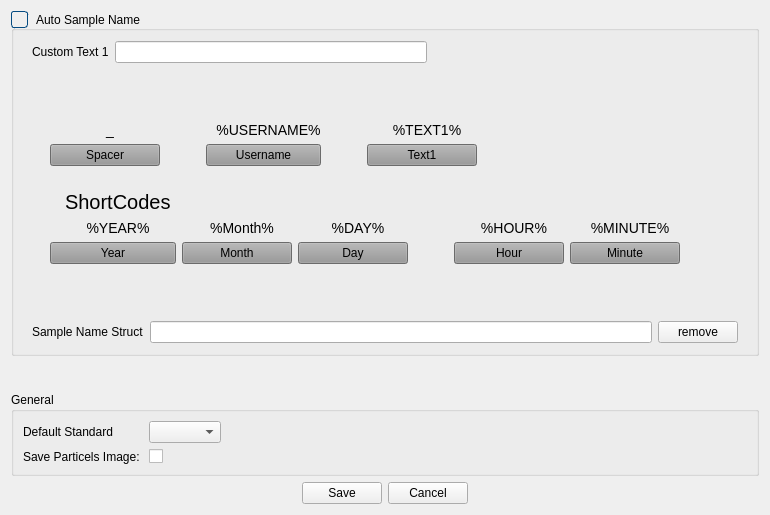
               <widget class="QWidget" name="settingpage_sample_tab">
                <property name="styleSheet">
                 <string notr="true"/>
                </property>
                <attribute name="title">
                 <string>Sample</string>
                </attribute>
                <layout class="QVBoxLayout" name="verticalLayout_41">
                 <item>
                  <widget class="QGroupBox" name="settingpage_sample_auto_name_groupbox">
                   <property name="styleSheet">
                    <string notr="true">QGroupBox::indicator:checked {
	image: url(:/assets/Assets/icons/icons8-check-50.png);
	background-color: rgb(6, 76, 130);
}

QGroupBox::indicator {
	width: 15px;
    height: 15px;
	border:1px solid rgb(6, 76, 130);
	border-radius: 3px;
}
</string>
                   </property>
                   <property name="title">
                    <string>Auto Sample Name</string>
                   </property>
                   <property name="checkable">
                    <bool>true</bool>
                   </property>
                   <layout class="QVBoxLayout" name="verticalLayout_42">
                    <item>
                     <widget class="QFrame" name="settingpage_sample_autoname_frame">
                      <layout class="QVBoxLayout" name="verticalLayout_44">
                       <property name="topMargin">
                        <number>1</number>
                       </property>
                       <property name="bottomMargin">
                        <number>1</number>
                       </property>
                       <item>
                        <layout class="QGridLayout" name="gridLayout_9">
                         <item row="0" column="1">
                          <widget class="QLineEdit" name="settingpage_sample_text1_input"/>
                         </item>
                         <item row="0" column="0">
                          <widget class="QLabel" name="label_68">
                           <property name="text">
                            <string>Custom Text 1</string>
                           </property>
                          </widget>
                         </item>
                         <item row="0" column="2">
                          <spacer name="horizontalSpacer_95">
                           <property name="orientation">
                            <enum>Qt::Horizontal</enum>
                           </property>
                           <property name="sizeHint" stdset="0">
                            <size>
                             <width>40</width>
                             <height>20</height>
                            </size>
                           </property>
                          </spacer>
                         </item>
                        </layout>
                       </item>
                       <item>
                        <spacer name="verticalSpacer_42">
                         <property name="orientation">
                          <enum>Qt::Vertical</enum>
                         </property>
                         <property name="sizeType">
                          <enum>QSizePolicy::Fixed</enum>
                         </property>
                         <property name="sizeHint" stdset="0">
                          <size>
                           <width>20</width>
                           <height>40</height>
                          </size>
                         </property>
                        </spacer>
                       </item>
                       <item>
                        <widget class="QFrame" name="verticalFrame">
                         <property name="styleSheet">
                          <string notr="true">QPushButton{
min-width:100px;
background-color: rgb(150,150,150);
}


QPushButton:hover{
background-color: rgb(50,50,50);
}




QLabel
{
	font-size: 14px;
	max-width:200px;
	min-width:100px;
	margin-left:10px;
	
}
</string>
                         </property>
                         <layout class="QVBoxLayout" name="verticalLayout_46">
                          <property name="topMargin">
                           <number>12</number>
                          </property>
                          <property name="bottomMargin">
                           <number>22</number>
                          </property>
                          <item>
                           <widget class="QFrame" name="gridFrame_3">
                            <property name="styleSheet">
                             <string notr="true"/>
                            </property>
                            <layout class="QGridLayout" name="gridLayout_23">
                             <property name="topMargin">
                              <number>1</number>
                             </property>
                             <item row="0" column="2">
                              <widget class="QLabel" name="label_106">
                               <property name="sizePolicy">
                                <sizepolicy hsizetype="Preferred" vsizetype="Preferred">
                                 <horstretch>0</horstretch>
                                 <verstretch>0</verstretch>
                                </sizepolicy>
                               </property>
                               <property name="text">
                                <string>%USERNAME%</string>
                               </property>
                               <property name="textFormat">
                                <enum>Qt::AutoText</enum>
                               </property>
                               <property name="scaledContents">
                                <bool>false</bool>
                               </property>
                               <property name="alignment">
                                <set>Qt::AlignCenter</set>
                               </property>
                               <property name="wordWrap">
                                <bool>false</bool>
                               </property>
                              </widget>
                             </item>
                             <item row="1" column="1">
                              <spacer name="horizontalSpacer_104">
                               <property name="orientation">
                                <enum>Qt::Horizontal</enum>
                               </property>
                               <property name="sizeType">
                                <enum>QSizePolicy::Maximum</enum>
                               </property>
                               <property name="sizeHint" stdset="0">
                                <size>
                                 <width>40</width>
                                 <height>20</height>
                                </size>
                               </property>
                              </spacer>
                             </item>
                             <item row="1" column="3">
                              <spacer name="horizontalSpacer_102">
                               <property name="orientation">
                                <enum>Qt::Horizontal</enum>
                               </property>
                               <property name="sizeType">
                                <enum>QSizePolicy::Maximum</enum>
                               </property>
                               <property name="sizeHint" stdset="0">
                                <size>
                                 <width>40</width>
                                 <height>20</height>
                                </size>
                               </property>
                              </spacer>
                             </item>
                             <item row="0" column="4">
                              <widget class="QLabel" name="label_99">
                               <property name="text">
                                <string>%TEXT1%</string>
                               </property>
                               <property name="alignment">
                                <set>Qt::AlignCenter</set>
                               </property>
                              </widget>
                             </item>
                             <item row="1" column="5">
                              <spacer name="horizontalSpacer_94">
                               <property name="orientation">
                                <enum>Qt::Horizontal</enum>
                               </property>
                               <property name="sizeHint" stdset="0">
                                <size>
                                 <width>40</width>
                                 <height>20</height>
                                </size>
                               </property>
                              </spacer>
                             </item>
                             <item row="0" column="0">
                              <widget class="QLabel" name="label_103">
                               <property name="minimumSize">
                                <size>
                                 <width>110</width>
                                 <height>0</height>
                                </size>
                               </property>
                               <property name="maximumSize">
                                <size>
                                 <width>210</width>
                                 <height>16777215</height>
                                </size>
                               </property>
                               <property name="text">
                                <string>_</string>
                               </property>
                               <property name="alignment">
                                <set>Qt::AlignCenter</set>
                               </property>
                              </widget>
                             </item>
                             <item row="1" column="4">
                              <widget class="QPushButton" name="settingpage_sample_text1_code_btn">
                               <property name="text">
                                <string>Text1</string>
                               </property>
                              </widget>
                             </item>
                             <item row="1" column="0">
                              <widget class="QPushButton" name="settingpage_sample_spacer_code_btn">
                               <property name="text">
                                <string>Spacer</string>
                               </property>
                              </widget>
                             </item>
                             <item row="1" column="2">
                              <widget class="QPushButton" name="settingpage_sample_username_code_btn">
                               <property name="text">
                                <string>Username</string>
                               </property>
                              </widget>
                             </item>
                            </layout>
                           </widget>
                          </item>
                          <item>
                           <widget class="QFrame" name="gridFrame">
                            <property name="styleSheet">
                             <string notr="true"/>
                            </property>
                            <layout class="QGridLayout" name="gridLayout_3">
                             <item row="0" column="0">
                              <widget class="QLabel" name="label_96">
                               <property name="styleSheet">
                                <string notr="true">font-size:20px;</string>
                               </property>
                               <property name="text">
                                <string>ShortCodes</string>
                               </property>
                              </widget>
                             </item>
                             <item row="1" column="1">
                              <widget class="QLabel" name="label_76">
                               <property name="minimumSize">
                                <size>
                                 <width>110</width>
                                 <height>0</height>
                                </size>
                               </property>
                               <property name="maximumSize">
                                <size>
                                 <width>210</width>
                                 <height>16777215</height>
                                </size>
                               </property>
                               <property name="text">
                                <string>%Month%</string>
                               </property>
                               <property name="alignment">
                                <set>Qt::AlignCenter</set>
                               </property>
                              </widget>
                             </item>
                             <item row="2" column="2">
                              <widget class="QPushButton" name="settingpage_sample_day_code_btn">
                               <property name="text">
                                <string>Day</string>
                               </property>
                              </widget>
                             </item>
                             <item row="2" column="3">
                              <spacer name="horizontalSpacer_93">
                               <property name="orientation">
                                <enum>Qt::Horizontal</enum>
                               </property>
                               <property name="sizeType">
                                <enum>QSizePolicy::Maximum</enum>
                               </property>
                               <property name="sizeHint" stdset="0">
                                <size>
                                 <width>40</width>
                                 <height>20</height>
                                </size>
                               </property>
                              </spacer>
                             </item>
                             <item row="2" column="5">
                              <widget class="QPushButton" name="settingpage_sample_minute_code_btn">
                               <property name="text">
                                <string>Minute</string>
                               </property>
                              </widget>
                             </item>
                             <item row="1" column="0">
                              <widget class="QLabel" name="label_75">
                               <property name="minimumSize">
                                <size>
                                 <width>110</width>
                                 <height>0</height>
                                </size>
                               </property>
                               <property name="maximumSize">
                                <size>
                                 <width>210</width>
                                 <height>16777215</height>
                                </size>
                               </property>
                               <property name="text">
                                <string>%YEAR%</string>
                               </property>
                               <property name="alignment">
                                <set>Qt::AlignCenter</set>
                               </property>
                              </widget>
                             </item>
                             <item row="1" column="5">
                              <widget class="QLabel" name="label_92">
                               <property name="minimumSize">
                                <size>
                                 <width>110</width>
                                 <height>0</height>
                                </size>
                               </property>
                               <property name="maximumSize">
                                <size>
                                 <width>210</width>
                                 <height>16777215</height>
                                </size>
                               </property>
                               <property name="text">
                                <string>%MINUTE%</string>
                               </property>
                               <property name="alignment">
                                <set>Qt::AlignCenter</set>
                               </property>
                              </widget>
                             </item>
                             <item row="2" column="1">
                              <widget class="QPushButton" name="settingpage_sample_month_code_btn">
                               <property name="text">
                                <string>Month</string>
                               </property>
                              </widget>
                             </item>
                             <item row="1" column="4">
                              <widget class="QLabel" name="label_91">
                               <property name="minimumSize">
                                <size>
                                 <width>110</width>
                                 <height>0</height>
                                </size>
                               </property>
                               <property name="maximumSize">
                                <size>
                                 <width>210</width>
                                 <height>16777215</height>
                                </size>
                               </property>
                               <property name="text">
                                <string>%HOUR%</string>
                               </property>
                               <property name="alignment">
                                <set>Qt::AlignCenter</set>
                               </property>
                              </widget>
                             </item>
                             <item row="2" column="6">
                              <spacer name="horizontalSpacer_96">
                               <property name="orientation">
                                <enum>Qt::Horizontal</enum>
                               </property>
                               <property name="sizeHint" stdset="0">
                                <size>
                                 <width>40</width>
                                 <height>20</height>
                                </size>
                               </property>
                              </spacer>
                             </item>
                             <item row="2" column="0">
                              <widget class="QPushButton" name="settingpage_sample_year_code_btn">
                               <property name="text">
                                <string>Year</string>
                               </property>
                              </widget>
                             </item>
                             <item row="1" column="2">
                              <widget class="QLabel" name="label_77">
                               <property name="minimumSize">
                                <size>
                                 <width>110</width>
                                 <height>0</height>
                                </size>
                               </property>
                               <property name="maximumSize">
                                <size>
                                 <width>210</width>
                                 <height>16777215</height>
                                </size>
                               </property>
                               <property name="text">
                                <string>%DAY%</string>
                               </property>
                               <property name="alignment">
                                <set>Qt::AlignCenter</set>
                               </property>
                              </widget>
                             </item>
                             <item row="2" column="4">
                              <widget class="QPushButton" name="settingpage_sample_houre_code_btn">
                               <property name="text">
                                <string>Hour</string>
                               </property>
                              </widget>
                             </item>
                            </layout>
                           </widget>
                          </item>
                         </layout>
                        </widget>
                       </item>
                       <item>
                        <spacer name="verticalSpacer_44">
                         <property name="orientation">
                          <enum>Qt::Vertical</enum>
                         </property>
                         <property name="sizeType">
                          <enum>QSizePolicy::Fixed</enum>
                         </property>
                         <property name="sizeHint" stdset="0">
                          <size>
                           <width>20</width>
                           <height>20</height>
                          </size>
                         </property>
                        </spacer>
                       </item>
                       <item>
                        <layout class="QHBoxLayout" name="horizontalLayout_60">
                         <property name="leftMargin">
                          <number>0</number>
                         </property>
                         <property name="topMargin">
                          <number>0</number>
                         </property>
                         <item>
                          <widget class="QLabel" name="label_97">
                           <property name="text">
                            <string>Sample Name Struct</string>
                           </property>
                          </widget>
                         </item>
                         <item>
                          <widget class="QLineEdit" name="settingpage_sample_auto_name_input">
                           <property name="styleSheet">
                            <string notr="true">max-width:800px;</string>
                           </property>
                           <property name="readOnly">
                            <bool>true</bool>
                           </property>
                          </widget>
                         </item>
                         <item>
                          <widget class="QPushButton" name="settingpage_sample_auto_name_clear_btn">
                           <property name="text">
                            <string>remove</string>
                           </property>
                          </widget>
                         </item>
                        </layout>
                       </item>
                      </layout>
                     </widget>
                    </item>
                   </layout>
                  </widget>
                 </item>
                 <item>
                  <spacer name="verticalSpacer_43">
                   <property name="orientation">
                    <enum>Qt::Vertical</enum>
                   </property>
                   <property name="sizeType">
                    <enum>QSizePolicy::Maximum</enum>
                   </property>
                   <property name="sizeHint" stdset="0">
                    <size>
                     <width>20</width>
                     <height>30</height>
                    </size>
                   </property>
                  </spacer>
                 </item>
                 <item>
                  <widget class="QGroupBox" name="groupBox_6">
                   <property name="title">
                    <string>General</string>
                   </property>
                   <layout class="QVBoxLayout" name="verticalLayout_43">
                    <item>
                     <layout class="QGridLayout" name="gridLayout_14">
                      <item row="0" column="0">
                       <widget class="QLabel" name="label_66">
                        <property name="text">
                         <string>Default Standard </string>
                        </property>
                       </widget>
                      </item>
                      <item row="0" column="2">
                       <spacer name="horizontalSpacer_98">
                        <property name="orientation">
                         <enum>Qt::Horizontal</enum>
                        </property>
                        <property name="sizeHint" stdset="0">
                         <size>
                          <width>40</width>
                          <height>20</height>
                         </size>
                        </property>
                       </spacer>
                      </item>
                      <item row="0" column="1">
                       <widget class="QComboBox" name="settingpage_sample_default_standard_comboxos"/>
                      </item>
                      <item row="1" column="0">
                       <widget class="QLabel" name="label_93">
                        <property name="text">
                         <string>Save Particels Image: </string>
                        </property>
                       </widget>
                      </item>
                      <item row="1" column="1">
                       <widget class="QCheckBox" name="settingpage_sample_save_image_checkbox">
                        <property name="text">
                         <string/>
                        </property>
                       </widget>
                      </item>
                     </layout>
                    </item>
                   </layout>
                  </widget>
                 </item>
                 <item>
                  <layout class="QHBoxLayout" name="horizontalLayout_59">
                   <item>
                    <spacer name="horizontalSpacer_99">
                     <property name="orientation">
                      <enum>Qt::Horizontal</enum>
                     </property>
                     <property name="sizeHint" stdset="0">
                      <size>
                       <width>40</width>
                       <height>20</height>
                      </size>
                     </property>
                    </spacer>
                   </item>
                   <item>
                    <widget class="QPushButton" name="settingpage_sample_save_btn">
                     <property name="text">
                      <string>Save</string>
                     </property>
                    </widget>
                   </item>
                   <item>
                    <widget class="QPushButton" name="settingpage_sample_cancel_btn">
                     <property name="text">
                      <string>Cancel</string>
                     </property>
                    </widget>
                   </item>
                   <item>
                    <spacer name="horizontalSpacer_100">
                     <property name="orientation">
                      <enum>Qt::Horizontal</enum>
                     </property>
                     <property name="sizeHint" stdset="0">
                      <size>
                       <width>40</width>
                       <height>20</height>
                      </size>
                     </property>
                    </spacer>
                   </item>
                  </layout>
                 </item>
                </layout>
               </widget>
